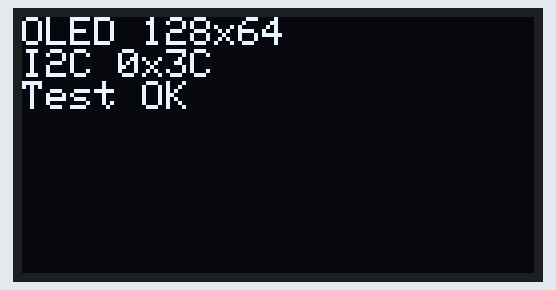
A sketch run on a simulated Arduino Uno, built with avr-gcc and run on an emulated ATmega328P. Shown: 128×64 one-colour display.

Above: at 0.1 s.

The sketch:

oled_test.ino
```cpp
#include <Wire.h>
#include <Adafruit_GFX.h>
#include <Adafruit_SSD1306.h>

#define SCREEN_WIDTH 128
#define SCREEN_HEIGHT 64
#define OLED_ADDR 0x3C

Adafruit_SSD1306 display(SCREEN_WIDTH, SCREEN_HEIGHT, &Wire, -1);

void setup() {
  Wire.begin();
  Serial.begin(9600);

  if (!display.begin(SSD1306_SWITCHCAPVCC, OLED_ADDR)) {
    Serial.println("OLED init failed");
    while (true) {
      delay(1000);
    }
  }

  display.clearDisplay();
  display.setTextSize(1);
  display.setTextColor(WHITE);
  display.setCursor(0, 0);
  display.println("OLED 128x64");
  display.println("I2C 0x3C");
  display.println("Test OK");
  display.display();
}

void loop() {
  // Keep display on.
}
```
